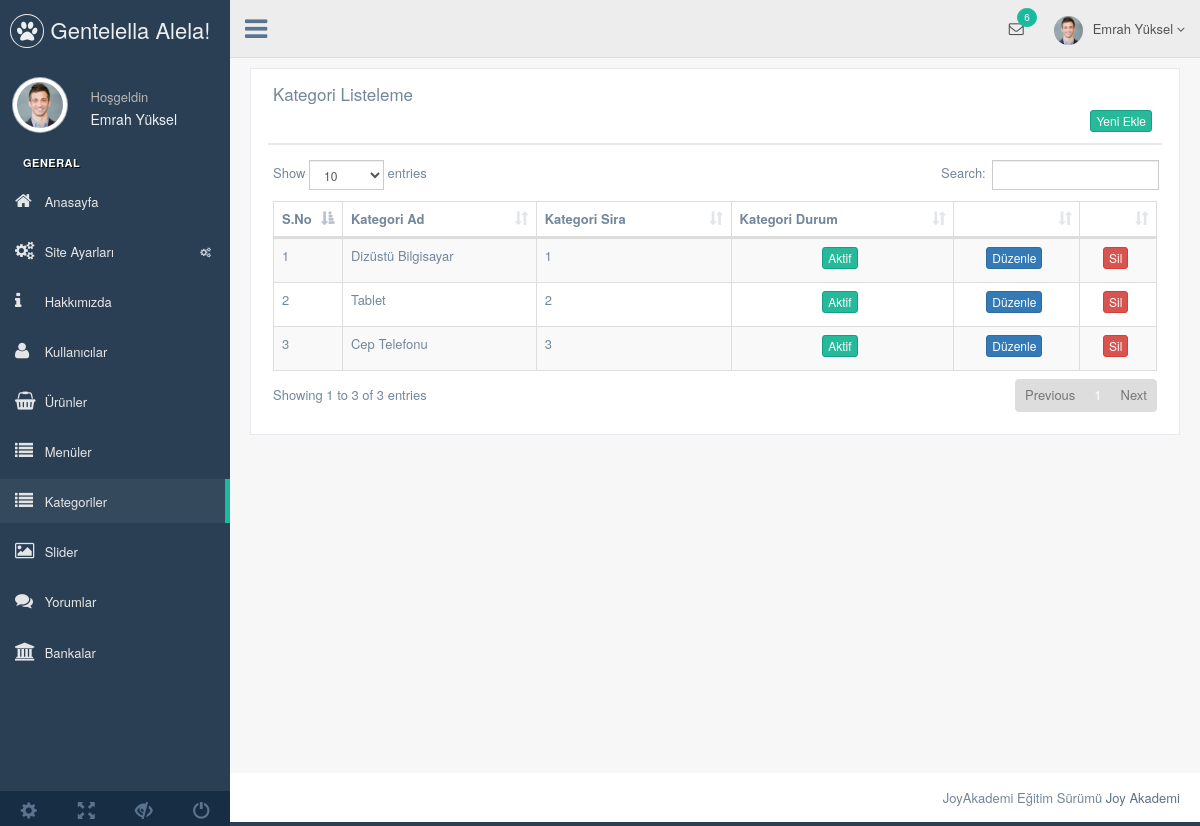
/nedmin/production/kategori.php (signed in), run on the app's committed database.
### tables this page shows
CREATE TABLE IF NOT EXISTS `kullanici` (
  `kullanici_id` int(11) NOT NULL AUTO_INCREMENT,
  `kullanici_zaman` datetime NOT NULL DEFAULT CURRENT_TIMESTAMP,
  `kullanici_resim` varchar(250) NOT NULL,
  `kullanici_tc` varchar(50) NOT NULL,
  `kullanici_ad` varchar(50) NOT NULL,
  `kullanici_mail` varchar(100) NOT NULL,
  `kullanici_gsm` varchar(50) NOT NULL,
  `kullanici_password` varchar(50) NOT NULL,
  `kullanici_adsoyad` varchar(50) NOT NULL,
  `kullanici_adres` varchar(250) NOT NULL,
  `kullanici_il` varchar(100) NOT NULL,
  `kullanici_ilce` varchar(100) NOT NULL,
  `kullanici_unvan` varchar(100) NOT NULL,
  `kullanici_yetki` varchar(50) NOT NULL,
  `kullanici_durum` int(1) NOT NULL DEFAULT '1',
  PRIMARY KEY (`kullanici_id`)
);

CREATE TABLE IF NOT EXISTS `kategori` (
  `kategori_id` int(11) NOT NULL AUTO_INCREMENT,
  `kategori_ad` varchar(100) NOT NULL,
  `kategori_ust` int(2) NOT NULL,
  `kategori_seourl` varchar(250) NOT NULL,
  `kategori_sira` int(2) NOT NULL,
  `kategori_durum` enum('0','1') NOT NULL DEFAULT '1',
  PRIMARY KEY (`kategori_id`)
);

### nedmin/production/kategori.php (the view, shortened to what this page needs)
<?php
include 'header.php';
$kategorisor=$db->prepare("SELECT * FROM kategori order by kategori_sira ASC");
$kategorisor->execute();
?>
<div class="right_col" role="main">
  <div class="">
    <div class="row">
      <div class="col-md-12 col-sm-12 col-xs-12">
        <div class="x_panel">
          <div class="x_title">
            <h2>Kategori Listeleme </h2>
            <div class="clearfix"></div>
            <div align="right">
              <a href="kategori-ekle.php"><button class="btn btn-success btn-xs"> Yeni Ekle</button></a>
            </div>
          </div>
          <div class="x_content">
            <table id="datatable-responsive" class="table table-striped table-bordered dt-responsive nowrap" cellspacing="0" width="100%">
              <thead>
                <tr>
                  <th>S.No</th>
                  <th>Kategori Ad</th>
                  <th>Kategori Sira</th>
                  <th>Kategori Durum</th>
                  <th></th>
                  <th></th>
                </tr>
              </thead>
              <tbody>
                <?php
                $say=0;
                while($kategoricek=$kategorisor->fetch(PDO::FETCH_ASSOC)) { $say++?>
                <tr>
                 <td width="20"><?php echo $say ?></td>
                 <td><?php echo $kategoricek['kategori_ad'] ?></td>
                 <td><?php echo $kategoricek['kategori_sira'] ?></td>
                 <td><center><?php
                  if ($kategoricek['kategori_durum']==1) {?>
                  <button class="btn btn-success btn-xs">Aktif</button>
                <?php } else {?>
                <button class="btn btn-danger btn-xs">Pasif</button>
                <?php } ?>
              </center>
            </td>
            <td><center><a href="kategori-duzenle.php?kategori_id=<?php echo $kategoricek['kategori_id']; ?>"><button class="btn btn-primary btn-xs">Düzenle</button></a></center></td>
            <td><center><a href="../netting/islem.php?kategori_id=<?php echo $kategoricek['kategori_id']; ?>&kategorisil=ok"><button class="btn btn-danger btn-xs">Sil</button></a></center></td>
          </tr>
          <?php  }
          ?>
        </tbody>
      </table>
    </div>
  </div>
</div>
</div>
</div>
</div>
<?php include 'footer.php'; ?>

### nedmin/production/header.php (shortened to what this page needs)
<?php
include '../netting/baglan.php';
$kullanicisor=$db->prepare("SELECT * FROM kullanici where kullanici_mail=:mail");
$kullanicisor->execute(array(
  'mail' => $_SESSION['kullanici_mail']
  ));
$kullanicicek=$kullanicisor->fetch(PDO::FETCH_ASSOC);
?>
<!DOCTYPE html>
<html lang="en">
<head>
  <link href="../vendors/bootstrap/dist/css/bootstrap.min.css" rel="stylesheet">
  <link href="../vendors/font-awesome/css/font-awesome.min.css" rel="stylesheet">
  <link href="../vendors/nprogress/nprogress.css" rel="stylesheet">
  <link href="../vendors/iCheck/skins/flat/green.css" rel="stylesheet">
  <link href="../vendors/datatables.net-bs/css/dataTables.bootstrap.min.css" rel="stylesheet">
  <link href="../vendors/datatables.net-buttons-bs/css/buttons.bootstrap.min.css" rel="stylesheet">
  <link href="../vendors/datatables.net-fixedheader-bs/css/fixedHeader.bootstrap.min.css" rel="stylesheet">
  <link href="../vendors/datatables.net-responsive-bs/css/responsive.bootstrap.min.css" rel="stylesheet">
  <link href="../vendors/datatables.net-scroller-bs/css/scroller.bootstrap.min.css" rel="stylesheet">
  <link href="../vendors/dropzone/dist/min/dropzone.min.css" rel="stylesheet">
  <link href="../build/css/custom.min.css" rel="stylesheet">
</head>
<body class="nav-md">
  <div class="container body">
    <div class="main_container">
      <div class="col-md-3 left_col">
        <div class="left_col scroll-view">
          <div class="navbar nav_title" style="border: 0;">
            <a href="index.html" class="site_title"><i class="fa fa-paw"></i> <span>Gentelella Alela!</span></a>
          </div>
          <div class="profile clearfix">
            <div class="profile_pic">
              <img src="images/img.jpg" alt="..." class="img-circle profile_img">
            </div>
            <div class="profile_info">
              <span>Hoşgeldin</span>
              <h2><?php echo $kullanicicek['kullanici_adsoyad'] ?></h2>
            </div>
          </div>
          <br />
          <div id="sidebar-menu" class="main_menu_side hidden-print main_menu">
            <div class="menu_section">
              <h3>General</h3>
              <ul class="nav side-menu">
                <li><a href="index.php"><i class="fa fa-home"></i> Anasayfa </a></li>
                <li><a><i class="fa fa-cogs"></i> Site Ayarları <span class="fa fa-cogs"></span></a>
             </li>
             <li><a href="hakkimizda.php"><i class="fa fa-info"></i> Hakkımızda </a></li>
             <li><a href="kullanici.php"><i class="fa fa-user"></i> Kullanıcılar </a></li>
             <li><a href="urun.php"><i class="fa fa-shopping-basket"></i> Ürünler </a></li>
             <li><a href="menu.php"><i class="fa fa-list"></i> Menüler </a></li>
             <li><a href="kategori.php"><i class="fa fa-list"></i> Kategoriler </a></li>
             <li><a href="slider.php"><i class="fa fa-image"></i> Slider </a></li>
             <li><a href="yorum.php"><i class="fa fa-comments"></i> Yorumlar </a></li>
             <li><a href="banka.php"><i class="fa fa-bank"></i> Bankalar </a></li>
           </ul>
         </div>
       </div>
       <div class="sidebar-footer hidden-small">
        <a data-toggle="tooltip" data-placement="top" title="Settings">
          <span class="glyphicon glyphicon-cog" aria-hidden="true"></span>
        </a>
        <a data-toggle="tooltip" data-placement="top" title="FullScreen">
          <span class="glyphicon glyphicon-fullscreen" aria-hidden="true"></span>
        </a>
        <a data-toggle="tooltip" data-placement="top" title="Lock">
          <span class="glyphicon glyphicon-eye-close" aria-hidden="true"></span>
        </a>
        <a data-toggle="tooltip" data-placement="top" title="Logout">
          <span class="glyphicon glyphicon-off" aria-hidden="true"></span>
        </a>
      </div>
    </div>
  </div>
  <div class="top_nav">
    <div class="nav_menu">
      <nav>
        <div class="nav toggle">
          <a id="menu_toggle"><i class="fa fa-bars"></i></a>
        </div>
        <ul class="nav navbar-nav navbar-right">
          <li class="">
            <a href="javascript:;" class="user-profile dropdown-toggle" data-toggle="dropdown" aria-expanded="false">
              <img src="images/img.jpg" alt=""><?php echo $kullanicicek['kullanici_adsoyad'] ?>
              <span class=" fa fa-angle-down"></span>
            </a>
          </li>
          <li role="presentation" class="dropdown">
            <a href="javascript:;" class="dropdown-toggle info-number" data-toggle="dropdown" aria-expanded="false">
              <i class="fa fa-envelope-o"></i>
              <span class="badge bg-green">6</span>
            </a>
          </li>
        </ul>
      </nav>
    </div>
  </div>

### data on the page
kullanici: kullanici_adsoyad "Emrah Yüksel"
kategori: kategori_ad "Dizüstü Bilgisayar", kategori_sira "1", kategori_durum "Aktif"
kategori: kategori_ad "Tablet", kategori_sira "2", kategori_durum "Aktif"
kategori: kategori_ad "Cep Telefonu", kategori_sira "3", kategori_durum "Aktif"
